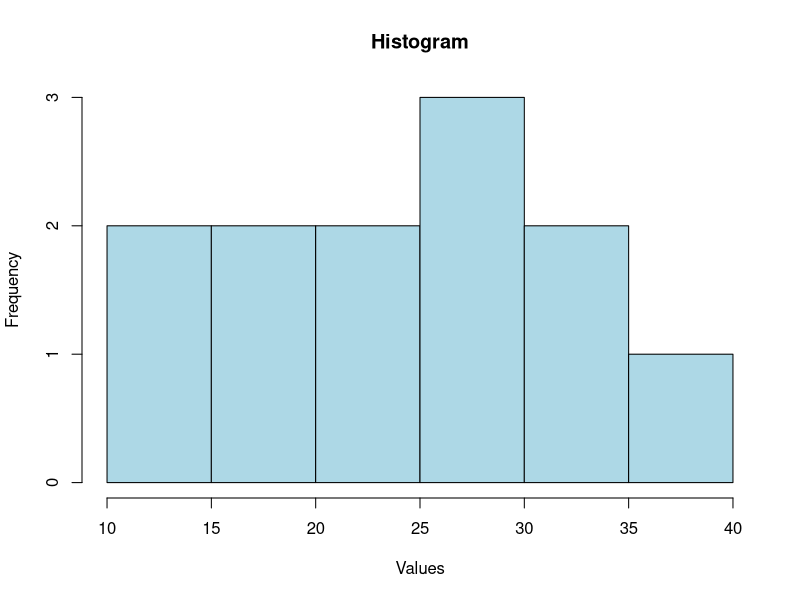
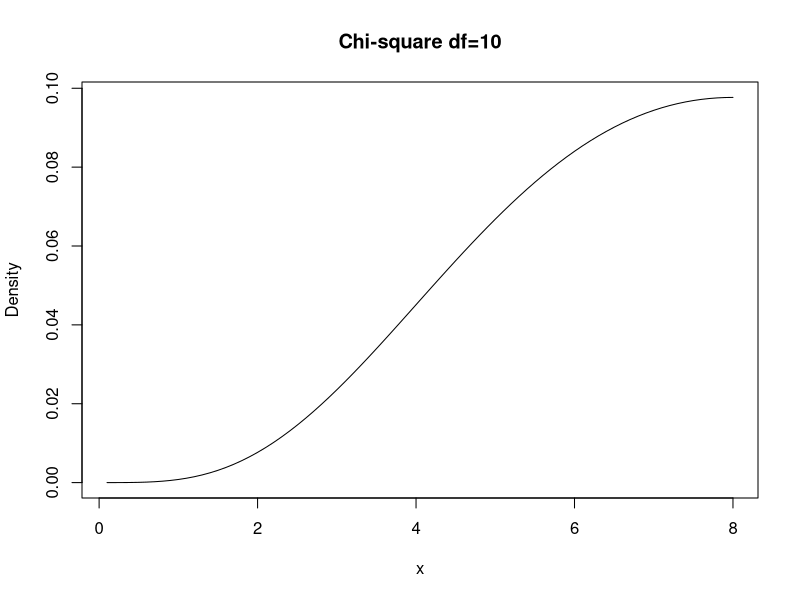

The R source for these figures, in order:
##Slip - 6

##Q.1 - (A)

v1 = rep(6,8); v1

v2 = rep(2:4,3); v2

v = c(v1,v2); v

length(v)

head(v,6)

tail(v,6)

##Q.1 - (B)

x = c(12,15,18,20,22,24,26,28,30,32,34,36)

hist(x,main="Histogram",xlab="Values",ylab="Frequency",col="lightblue")

##Q.2 - A
x = c(5,8,12,15,18,22,25,28,30)

summary(x)

fivenum(x)

## Q.2 - B 

m = 0.6

dpois(2,m)

ppois(1,m)   # for k

ppois(6,m) - ppois(2,m)

##Q.3
X = c(10,12,15,18,20,25)
Y = c(20,22,28,30,35,40)

cor(X,Y)

model = lm(Y ~ X)
model

predict(model,data.frame(X=17))

##Q.4 - A
x = seq(0.1,8,0.1)

y = dchisq(x,10)

plot(x,y,type="l",main="Chi-square df=10",xlab="x",ylab="Density")

##Q.4 - B
x = c(45,50,55,60,48,52,58,62,88,35)

mean(x)

var(x)

sd(x)

cv = (sd(x)/mean(x))*100;
cv
